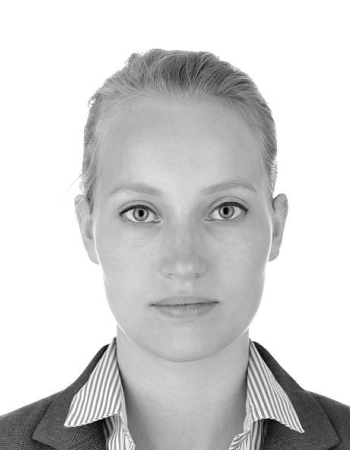
#> input picture year4/fia/lab5/images/passport_no_color.jpg, 350 x 450 px, given in place of passport_no_color.png, which was not available
$ python lab5.py
#> lines starting #> are read from the running program, lines starting #| are printed output that depends on the picture; pictures that were not available may be replaced by others from this repository, and a replacement may not be noted
#> in plot_blur_and_sharpen, image is the input picture: shape (450, 350, 3); min 2, max 255, mean 208.7
import os
import cv2
import numpy as np
import pandas as pd
import matplotlib.pyplot as plt
from sklearn.model_selection import train_test_split

# For TensorFlow
import tensorflow as tf
from tensorflow.keras.models import Sequential
from tensorflow.keras.layers import Conv2D, MaxPooling2D, Flatten, Dense, Dropout
from tensorflow.keras.preprocessing.image import ImageDataGenerator

# For accuracy calculation
from sklearn.metrics import accuracy_score

# Set the directory paths
data_dir = '/Users/cristianbrinza/Documents/GitHub/fia/lab5'
images_dir = os.path.join(data_dir, 'training')
labels_file = os.path.join(data_dir, 'labels.csv')

# Ensure the directory for saving images exists
output_dir = os.path.join(data_dir, 'data')
os.makedirs(output_dir, exist_ok=True)  # Creates the directory if it does not exist

def blur_image(image, kernel_size=(15, 15), sigma=10):
    """
    Applies Gaussian blur to the input image.

    Parameters:
    - image: Input image (numpy array).
    - kernel_size: Size of the Gaussian kernel (must be odd numbers).
    - sigma: Standard deviation for Gaussian kernel.

    The goal is to apply a blur that mimics a soft focus effect without completely distorting the image.
    """
#> called with kernel_size = (15, 15), sigma = 10
    blurred = cv2.GaussianBlur(image, kernel_size, sigma)
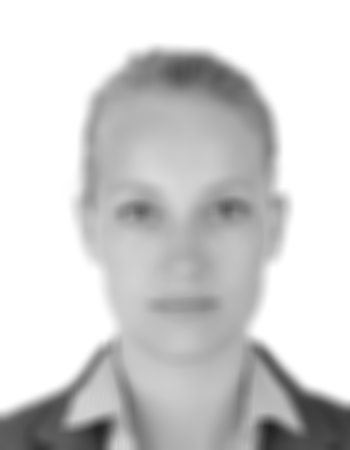
#> blurred: shape (450, 350, 3); min 34, max 255, mean 208.7
    return blurred

def sharpen_image(image):
    """
    Sharpens the input image using a custom kernel.

    The kernel highlights edges and fine details in the image by emphasizing differences between neighboring pixels.
    """
    # Refined sharpening kernel for stronger edge enhancement
    kernel_sharpening = np.array([[0, -1, 0],
                                  [-1, 5,-1],
                                  [0, -1, 0]])
    sharpened = cv2.filter2D(image, -1, kernel_sharpening)
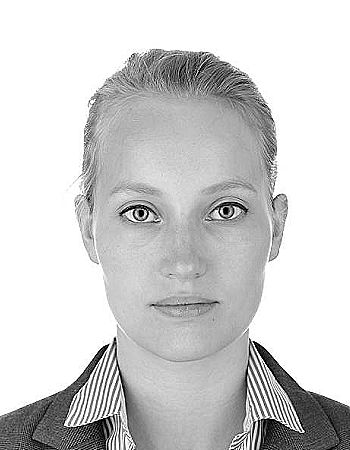
#> sharpened: shape (450, 350, 3); min 0, max 255, mean 207.9
    return sharpened

def plot_blur_and_sharpen(image_path):
    """
    Reads an image, applies blur and sharpening, and plots the results.
    """
    image = cv2.imread(image_path)
    if image is None:
        print(f"Image at {image_path} could not be loaded.")
        return

    # Convert image from BGR (OpenCV format) to RGB (Matplotlib format)
    image_rgb = cv2.cvtColor(image, cv2.COLOR_BGR2RGB)
    blurred_image = blur_image(image)
    blurred_image_rgb = cv2.cvtColor(blurred_image, cv2.COLOR_BGR2RGB)
    sharpened_image = sharpen_image(image)
    sharpened_image_rgb = cv2.cvtColor(sharpened_image, cv2.COLOR_BGR2RGB)

    # Plot original and blurred images
    plt.figure(figsize=(12, 6))
    plt.subplot(1, 2, 1)
    plt.imshow(image_rgb)
    plt.title('Original Image')
    plt.axis('off')

    plt.subplot(1, 2, 2)
    plt.imshow(blurred_image_rgb)
    plt.title('Blurred Image')
    plt.axis('off')

    plt.tight_layout()
    plt.show()
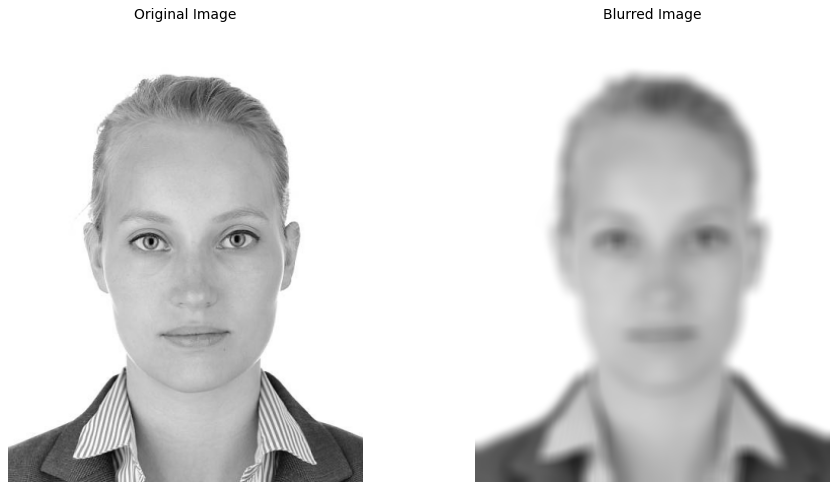
#> figure drawn by matplotlib, 2 panels

    # Plot original and sharpened images
    plt.figure(figsize=(12, 6))
    plt.subplot(1, 2, 1)
    plt.imshow(image_rgb)
    plt.title('Original Image')
    plt.axis('off')

    plt.subplot(1, 2, 2)
    plt.imshow(sharpened_image_rgb)
    plt.title('Sharpened Image')
    plt.axis('off')

    plt.tight_layout()
    plt.show()
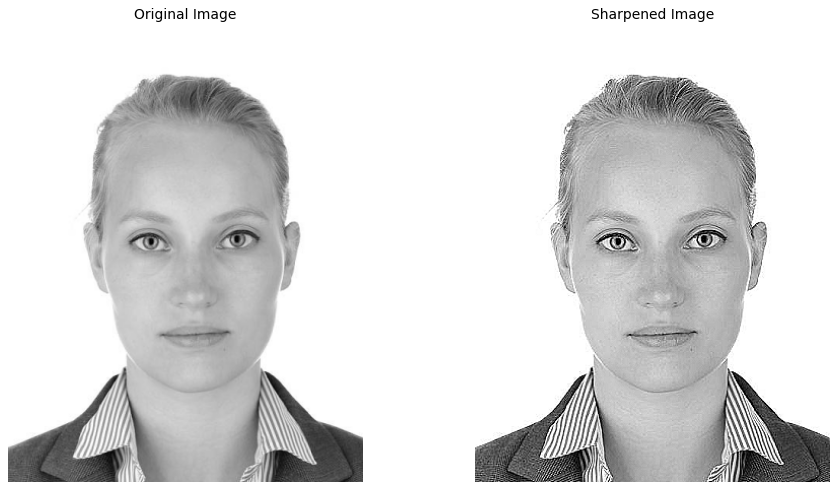
#> figure drawn by matplotlib, 2 panels

# [149 lines left out: functions detect_face, detect_eyes, is_passport_photo, not called in this run]

# Task 1: Plotting blur and sharpened images
# You can choose an image from your 'images' directory
sample_image_path = os.path.join(data_dir, 'images', 'passport_no_color.png')
plot_blur_and_sharpen(sample_image_path)

# Load labels from CSV file
print("Loading labels from CSV file...")
#> (the run stopped early here; a loop or call above may not have finished)
